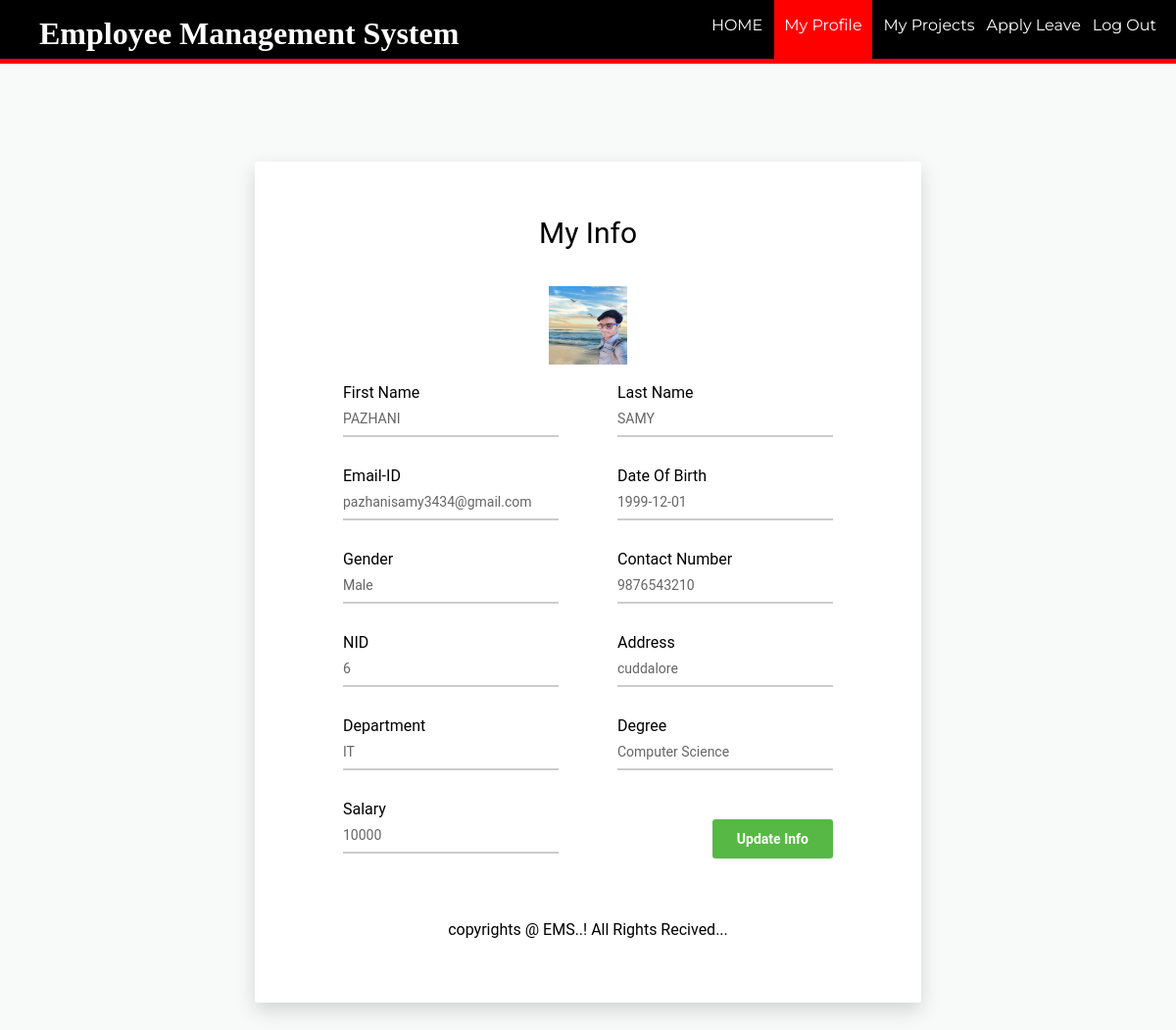
/myprofile.php?id=2, run on the app's committed database.
### tables this page shows
CREATE TABLE `employee` (
  `id` int(11) NOT NULL,
  `firstName` varchar(100) NOT NULL,
  `lastName` varchar(100) NOT NULL,
  `email` varchar(100) NOT NULL,
  `password` text NOT NULL,
  `birthday` date NOT NULL,
  `gender` varchar(10) NOT NULL,
  `contact` varchar(20) NOT NULL,
  `nid` int(20) NOT NULL,
  `address` varchar(100) DEFAULT NULL,
  `dept` varchar(100) NOT NULL,
  `degree` varchar(100) NOT NULL,
  `pic` text NOT NULL
);

CREATE TABLE `salary` (
  `id` int(11) NOT NULL,
  `base` int(11) NOT NULL,
  `bonus` int(11) DEFAULT NULL,
  `total` int(11) DEFAULT NULL
);

### myprofile.php (the view, shortened to what this page needs)
<?php
require_once ('process/dbh.php');
  $id = (isset($_GET['id']) ? $_GET['id'] : '');
  $sql = "SELECT * from `employee` WHERE id=$id";
  $sql2 = "SELECT total from `salary` WHERE id = $id";
  $result = mysqli_query($conn, $sql);
  $result2 = mysqli_query($conn , $sql2);
  $salary = mysqli_fetch_array($result2);
  $empS = ($salary['total']);
  if($result){
  while($res = mysqli_fetch_assoc($result)){
  $firstname = $res['firstName'];
  $lastname = $res['lastName'];
  $email = $res['email'];
  $contact = $res['contact'];
  $address = $res['address'];
  $gender = $res['gender'];
  $birthday = $res['birthday'];
  $nid = $res['nid'];
  $dept = $res['dept'];
  $degree = $res['degree'];
  $pic = $res['pic'];
}
}
?>
<html>
<head>
    <link rel="stylesheet" type="text/css" href="styleapply.css">
</head>
<body>
  <header>
    <nav>
      <h1 > <font face= "Times New Roman"> <b>Employee Management System</b></font></h1>
      <ul id="navli">
        <li><a class="homeblack" href="eloginwel.php?id=<?php echo $id?>">HOME</a></li>
        <li><a class="homered" href="myprofile.php?id=<?php echo $id?>">My Profile</a></li>
        <li><a class="homeblack" href="empproject.php?id=<?php echo $id?>">My Projects</a></li>
        <li><a class="homeblack" href="applyleave.php?id=<?php echo $id?>">Apply Leave</a></li>
        <li><a class="homeblack" href="elogin.php">Log Out</a></li>
      </ul>
    </nav>
  </header>
  <div class="divider"></div>
  <div class="page-wrapper bg-blue p-t-100 p-b-100 font-robo">
        <div class="wrapper wrapper--w680">
            <div class="card card-1">
                <div class="card-body">
                   <center> <h2 class="title">My Info</h2></center>
                    <form method="POST" action="myprofileup.php?id=<?php echo $id?>" >
                        <div align="center">
                            <img src="process/<?php echo $pic;?>" height = 80px width = 80px>
                        </div><br>
                        <div class="row row-space">
                            <div class="col-2">
                              <p>First Name</p>
                                <div class="input-group">
                                     <input class="input--style-1"  name="firstName" value="<?php echo $firstname;?>" readonly >
                                </div>
                            </div>
                            <div class="col-2">
                              <p>Last Name</p>
                                <div class="input-group">
                                    <input class="input--style-1" name="lastName" value="<?php echo $lastname;?>" readonly>
                                </div>
                            </div>
                            <div class="col-2">
                              <p>Email-ID</p>
                                <div class="input-group">
                                     <input class="input--style-1" name="email" value="<?php echo $email;?>" readonly>
                                </div>
                            </div>
                            <div class="col-2">
                              <p>Date Of Birth</p>
                                <div class="input-group">
                                    <input class="input--style-1" type="text" name="birthday" value="<?php echo $birthday;?>" readonly>
                                </div>
                            </div>
                            <div class="col-2">
                              <p>Gender</p>
                                <div class="input-group">
                                     <input class="input--style-1" type="text" name="gender" value="<?php echo $gender;?>" readonly>
                                </div>
                            </div>
                            <div class="col-2">
                              <p>Contact Number</p>
                                <div class="input-group">
                                    <input class="input--style-1" type="number" name="contact" value="<?php echo $contact;?>" readonly>
                                </div>
                            </div>
                            <div class="col-2">
                              <p>NID</p>
                                <div class="input-group">
                                     <input class="input--style-1" type="number" name="nid" value="<?php echo $nid;?>" readonly>
                                </div>
                            </div>
                            <div class="col-2">
                              <p>Address</p>
                                <div class="input-group">
                                    <input class="input--style-1" type="text"  name="address" value="<?php echo $address;?>" readonly>
                                </div>
                            </div>
                            <div class="col-2">
                              <p>Department</p>
                                <div class="input-group">
                                    <input class="input--style-1" type="text" name="dept" value="<?php echo $dept;?>" readonly>
                                </div>
                            </div>
                            <div class="col-2">
                              <p>Degree</p>
                                <div class="input-group">
                                     <input class="input--style-1" type="text" name="degree" value="<?php echo $degree;?>" readonly>
                                </div>
                            </div>
                            <div class="col-2">
                              <p>Salary</p>
                                <div class="input-group">
                                    <input class="input--style-1" type="text" name="degree" value="<?php echo $empS;?>" readonly>
                                </div>
                            </div>
                            <div aliclass="input-group">
                            <div class="p-t-20">
                            <button type="submit" name="send" class="btn btn--radius btn--green"><i class="fa fa-check fa-fw"></i>Update Info</button>
                          </div>
                        </div>
                        </div>
                    </form>
                    <br><br>
    <center>
    <div>
        <h1><font size="3">
            copyrights @ EMS..! All Rights Recived...
            </font>
        </h1></div></center>
    </div>
</body>
</html>

### styleapply.css (style rules this page uses)
body { margin: 0px; }
header { background: black; color: white; padding: 16px 20px 6px 40px; height: 60px; }
header h1 { display: inline; font-family: 'Lobster', cursive; font-weight: 400; font-size: 32px; float: left; margin-top: 0px; margin-right: 10px; }
nav ul { display: inline; padding: 0px; float: right; }
nav ul li { display: inline-block; list-style-type: none; color: white; float: left; margin-left: 12px; }
nav ul li a { color: white; text-decoration: none; }
#navli { font-family: 'Montserrat', sans-serif; }
.homered { background-color: red; padding: 30px 10px 25px 10px; }
.divider { background-color: red; height: 5px; }
.font-robo { font-family: "Roboto", "Arial", "Helvetica Neue", sans-serif; }
.row { display: -webkit-box; display: -webkit-flex; display: -moz-box; display: -ms-flexbox; display: flex; -webkit-flex-wrap: wrap; -ms-flex-wrap: wrap; flex-wrap: wrap; }
.row-space { -webkit-box-pack: justify; -webkit-justify-content: space-between; -moz-box-pack: justify; -ms-flex-pack: justify; justify-content: space-between; }
.col-2 { width: -webkit-calc((100% - 60px) / 2); width: -moz-calc((100% - 60px) / 2); width: calc((100% - 60px) / 2); }
html { -webkit-box-sizing: border-box; -moz-box-sizing: border-box; box-sizing: border-box; }
* { padding: 0; margin: 0; }
*, *:before, *:after { -webkit-box-sizing: inherit; -moz-box-sizing: inherit; box-sizing: inherit; }
h1, h2, h3, h4, h5, h6, blockquote, p, pre, dl, dd, ol, ul, figure, hr, fieldset, legend { margin: 0; padding: 0; }
button { outline: none; background: none; border: none; }
.page-wrapper { min-height: 100; }
h1, h2, h3, h4, h5, h6 { font-weight: 400; }
h1 { font-size: 36px; }
h2 { font-size: 30px; }
.bg-blue { background: #F8F9F9; }
.p-t-100 { padding-top: 100px; }
.p-t-20 { padding-top: 20px; }
.p-b-100 { padding-bottom: 100px; }
.wrapper { margin: 0 auto; }
.wrapper--w680 { max-width: 680px; }
.btn { line-height: 40px; display: inline-block; padding: 0 25px; cursor: pointer; font-family: "Roboto", "Arial", "Helvetica Neue", sans-serif; color: #fff; -webkit-transition: all 0.4s ease; -o-transition: all 0.4s ease; -moz-transition: all 0.4s ease; transition: all 0.4s ease; font-size: 14px; font-weight: 700; }
.btn--radius { -webkit-border-radius: 3px; -moz-border-radius: 3px; border-radius: 3px; }
.btn--green { background: #57b846; }
input { outline: none; margin: 0; border: none; -webkit-box-shadow: none; -moz-box-shadow: none; box-shadow: none; width: 100%; font-size: 14px; font-family: inherit; }
.input-group { position: relative; margin-bottom: 30px; border-bottom: 2px solid #ccc; }
.input--style-1 { padding: 9px 0; color: #666; }
.title { margin-bottom: 37px; }
.card { overflow: hidden; -webkit-border-radius: 3px; -moz-border-radius: 3px; border-radius: 3px; background: #fff; }
.card-1 { -webkit-box-shadow: 0px 8px 20px 0px rgba(0, 0, 0, 0.15); -moz-box-shadow: 0px 8px 20px 0px rgba(0, 0, 0, 0.15); box-shadow: 0px 8px 20px 0px rgba(0, 0, 0, 0.15); }
.card-1 .card-body { padding: 0 90px; padding-top: 55px; padding-bottom: 65px; }

### data on the page
employee: pic (picture), firstName "PAZHANI", lastName "SAMY", email "pazhanisamy3434@gmail.com", birthday "1999-12-01", gender "Male", contact "9876543210", nid "6", address "cuddalore", dept "IT", degree "Computer Science"
salary: degree "10000"
